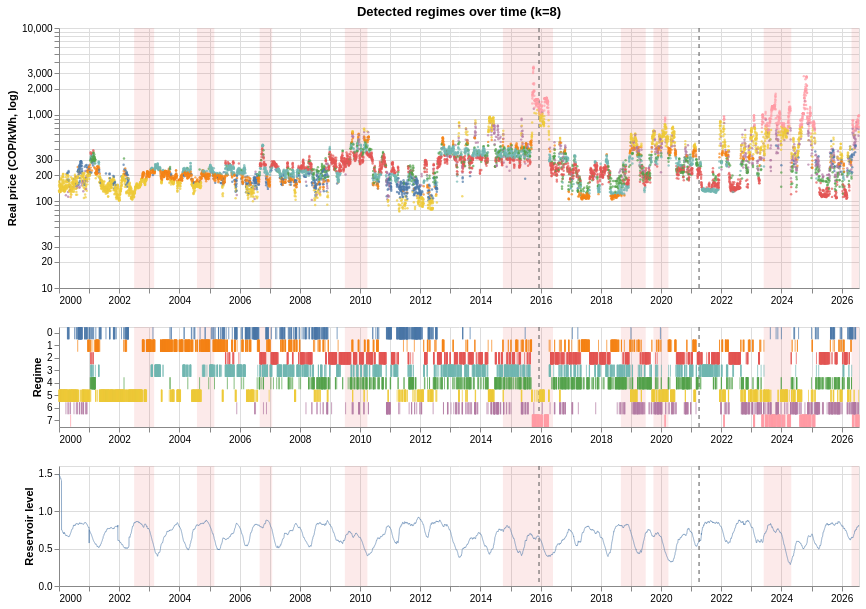

The code cell stored with this chart in its notebook:
### Markdown cell above
## 10. Regime timeline

Shaded bands are El Nino months (ONI >= 0.5). Dashed lines mark the start of the validation and test periods. First sanity check: the high-price regimes should concentrate in the 2015-2016 and 2023-2024 El Nino episodes and in low reservoir periods.

### Code cell
timeline_plot = regime_timeline(context, split_dates, title=f"Detected regimes over time (k={K})")
timeline_plot

### Figure 1 — Vega specification as saved in the notebook (floating-point values rounded to 4 significant figures; data arrays with more than 128 entries replaced by an {"elided": "..."} marker saying what was removed)
{"$schema": "https://vega.github.io/schema/vega/v5.json", "data": [{"name": "source_8", "values": {"elided": "9709 records"}, "transform": [{"type": "formula", "expr": "toDate(datum['date'])", "as": "date"}]}, {"name": "source_0", "values": [{"end": "2003-02-28T00:00:00.000", "start": "2002-07-01T00:00:00.000"}, {"end": "2005-02-28T00:00:00.000", "start": "2004-08-01T00:00:00.000"}, {"end": "2007-01-31T00:00:00.000", "start": "2006-09-01T00:00:00.000"}, {"end": "2010-03-31T00:00:00.000", "start": "2009-07-01T00:00:00.000"}, {"end": "2016-05-31T00:00:00.000", "start": "2014-10-01T00:00:00.000"}, {"end": "2019-06-30T00:00:00.000", "start": "2018-09-01T00:00:00.000"}, {"end": "2020-03-31T00:00:00.000", "start": "2019-10-01T00:00:00.000"}, {"end": "2024-04-30T00:00:00.000", "start": "2023-06-01T00:00:00.000"}, {"end": "2026-07-31T00:00:00.000", "start": "2026-05-01T00:00:00.000"}], "transform": [{"type": "formula", "expr": "toDate(datum['start'])", "as": "start"}, {"type": "formula", "expr": "toDate(datum['end'])", "as": "end"}]}, {"name": "source_1", "values": [{"date": "2015-12-13T00:00:00.000"}, {"date": "2021-04-07T00:00:00.000"}], "transform": [{"type": "formula", "expr": "toDate(datum['date'])", "as": "date"}]}, {"name": "source_2", "values": {"elided": "9709 records"}, "transform": [{"type": "formula", "expr": "toDate(datum['date'])", "as": "date"}]}, {"name": "source_3", "values": [{"end": "2003-02-28T00:00:00.000", "start": "2002-07-01T00:00:00.000"}, {"end": "2005-02-28T00:00:00.000", "start": "2004-08-01T00:00:00.000"}, {"end": "2007-01-31T00:00:00.000", "start": "2006-09-01T00:00:00.000"}, {"end": "2010-03-31T00:00:00.000", "start": "2009-07-01T00:00:00.000"}, {"end": "2016-05-31T00:00:00.000", "start": "2014-10-01T00:00:00.000"}, {"end": "2019-06-30T00:00:00.000", "start": "2018-09-01T00:00:00.000"}, {"end": "2020-03-31T00:00:00.000", "start": "2019-10-01T00:00:00.000"}, {"end": "2024-04-30T00:00:00.000", "start": "2023-06-01T00:00:00.000"}, {"end": "2026-07-31T00:00:00.000", "start": "2026-05-01T00:00:00.000"}], "transform": [{"type": "formula", "expr": "toDate(datum['start'])", "as": "start"}, {"type": "formula", "expr": "toDate(datum['end'])", "as": "end"}]}, {"name": "source_4", "values": [{"date": "2015-12-13T00:00:00.000"}, {"date": "2021-04-07T00:00:00.000"}], "transform": [{"type": "formula", "expr": "toDate(datum['date'])", "as": "date"}]}, {"name": "source_5", "values": {"elided": "9709 records"}, "transform": [{"type": "formula", "expr": "toDate(datum['date'])", "as": "date"}]}, {"name": "source_6", "values": [{"end": "2003-02-28T00:00:00.000", "start": "2002-07-01T00:00:00.000"}, {"end": "2005-02-28T00:00:00.000", "start": "2004-08-01T00:00:00.000"}, {"end": "2007-01-31T00:00:00.000", "start": "2006-09-01T00:00:00.000"}, {"end": "2010-03-31T00:00:00.000", "start": "2009-07-01T00:00:00.000"}, {"end": "2016-05-31T00:00:00.000", "start": "2014-10-01T00:00:00.000"}, {"end": "2019-06-30T00:00:00.000", "start": "2018-09-01T00:00:00.000"}, {"end": "2020-03-31T00:00:00.000", "start": "2019-10-01T00:00:00.000"}, {"end": "2024-04-30T00:00:00.000", "start": "2023-06-01T00:00:00.000"}, {"end": "2026-07-31T00:00:00.000", "start": "2026-05-01T00:00:00.000"}], "transform": [{"type": "formula", "expr": "toDate(datum['start'])", "as": "start"}, {"type": "formula", "expr": "toDate(datum['end'])", "as": "end"}]}, {"name": "source_7", "values": [{"date": "2015-12-13T00:00:00.000"}, {"date": "2021-04-07T00:00:00.000"}], "transform": [{"type": "formula", "expr": "toDate(datum['date'])", "as": "date"}]}, {"name": "source_2_color_domain_regime_0", "values": [{"regime": "5"}, {"regime": "6"}, {"regime": "0"}, {"regime": "7"}, {"regime": "1"}, {"regime": "4"}, {"regime": "3"}, {"regime": "2"}]}, {"name": "source_5_color_domain_regime_1", "values": [{"regime": "5"}, {"regime": "6"}, {"regime": "0"}, {"regime": "7"}, {"regime": "1"}, {"regime": "4"}, {"regime": "3"}, {"regime": "2"}]}, {"name": "source_5_concat_1_y_domain_regime", "values": [{"regime": "5"}, {"regime": "6"}, {"regime": "0"}, {"regime": "7"}, {"regime": "1"}, {"regime": "4"}, {"regime": "3"}, {"regime": "2"}]}, {"name": "source_8_concat_2_y_domain_volumen_util_pct", "values": [{"min": 0.2856, "max": 1.491}]}], "signals": [{"name": "concat_0_height", "value": 260}, {"name": "concat_1_height", "value": 100}, {"name": "concat_2_height", "value": 120}], "marks": [{"type": "group", "name": "concat_0_group", "encode": {"update": {"height": {"signal": "concat_0_height"}, "width": {"signal": "width"}}}, "marks": [{"type": "rect", "name": "concat_0_layer_0_marks", "from": {"data": "source_0"}, "encode": {"update": {"opacity": {"value": 0.12}, "x": {"field": "start", "scale": "concat_0_x"}, "x2": {"field": "end", "scale": "concat_0_x"}, "y": {"value": 0}, "fill": {"value": "#e45756"}, "y2": {"field": {"signal": null, "datum": null, "group": "height", "parent": null}}}}, "style": ["rect"]}, {"type": "rule", "name": "concat_0_layer_1_marks", "from": {"data": "source_1"}, "encode": {"update": {"y2": {"field": {"signal": null, "datum": null, "group": "height", "parent": null}}, "stroke": {"value": "#555555"}, "strokeDash": {"value": [4, 4]}, "y": {"value": 0}, "x": {"field": "date", "scale": "concat_0_x"}}}, "style": ["rule"]}, {"type": "symbol", "name": "concat_0_layer_2_marks", "from": {"data": "source_2"}, "encode": {"update": {"size": {"value": 6}, "fill": {"field": "regime", "scale": "color"}, "y": {"field": "precio_real_cop_kwh", "scale": "concat_0_y"}, "opacity": {"value": 0.7}, "shape": {"value": "circle"}, "x": {"field": "date", "scale": "concat_0_x"}}}, "style": ["circle"]}], "axes": [{"scale": "concat_0_x", "zindex": 0, "orient": "bottom", "minExtent": 0, "aria": false, "gridScale": "concat_0_y", "tickCount": {"signal": "ceil(width/40)"}, "domain": false, "labels": false, "maxExtent": 0, "grid": true, "ticks": false}, {"scale": "concat_0_y", "domain": false, "labels": false, "grid": true, "gridScale": "concat_0_x", "ticks": false, "zindex": 0, "maxExtent": 0, "minExtent": 0, "orient": "left", "aria": false}, {"scale": "concat_0_x", "labelFlush": true, "tickCount": {"signal": "ceil(width/40)"}, "grid": false, "zindex": 0, "orient": "bottom", "labelOverlap": true}, {"scale": "concat_0_y", "orient": "left", "title": "Real price (COP/kWh, log)", "labelOverlap": "greedy", "zindex": 0, "grid": false}], "title": {"text": "Detected regimes over time (k=8)", "frame": "group"}, "style": "cell"}, {"type": "group", "name": "concat_1_group", "encode": {"update": {"height": {"signal": "concat_1_height"}, "width": {"signal": "width"}}}, "marks": [{"type": "rect", "name": "concat_1_layer_0_marks", "from": {"data": "source_3"}, "encode": {"update": {"opacity": {"value": 0.12}, "x": {"field": "start", "scale": "concat_1_x"}, "x2": {"field": "end", "scale": "concat_1_x"}, "y": {"value": 0}, "y2": {"field": {"signal": null, "datum": null, "group": "height", "parent": null}}, "fill": {"value": "#e45756"}}}, "style": ["rect"]}, {"type": "rule", "name": "concat_1_layer_1_marks", "from": {"data": "source_4"}, "encode": {"update": {"x": {"field": "date", "scale": "concat_1_x"}, "y2": {"field": {"signal": null, "datum": null, "group": "height", "parent": null}}, "stroke": {"value": "#555555"}, "strokeDash": {"value": [4, 4]}, "y": {"value": 0}}}, "style": ["rule"]}, {"type": "rect", "name": "concat_1_layer_2_marks", "from": {"data": "source_5"}, "encode": {"update": {"opacity": {"value": 0.7}, "yc": {"field": "regime", "scale": "concat_1_y", "band": 0.5}, "width": {"value": 1}, "fill": {"field": "regime", "scale": "color"}, "xc": {"field": "date", "scale": "concat_1_x"}, "height": {"value": 12}}}, "style": ["tick"]}], "axes": [{"scale": "concat_1_x", "grid": true, "minExtent": 0, "aria": false, "orient": "bottom", "domain": false, "tickCount": {"signal": "ceil(width/40)"}, "ticks": false, "zindex": 0, "labels": false, "gridScale": "concat_1_y", "maxExtent": 0}, {"scale": "concat_1_x", "zindex": 0, "grid": false, "labelOverlap": true, "labelFlush": true, "tickCount": {"signal": "ceil(width/40)"}, "orient": "bottom"}, {"scale": "concat_1_y", "zindex": 0, "title": "Regime", "orient": "left", "grid": false}], "style": "cell"}, {"type": "group", "name": "concat_2_group", "encode": {"update": {"width": {"signal": "width"}, "height": {"signal": "concat_2_height"}}}, "marks": [{"type": "rect", "name": "concat_2_layer_0_marks", "from": {"data": "source_6"}, "encode": {"update": {"x2": {"field": "end", "scale": "concat_2_x"}, "fill": {"value": "#e45756"}, "opacity": {"value": 0.12}, "x": {"field": "start", "scale": "concat_2_x"}, "y": {"value": 0}, "y2": {"field": {"signal": null, "datum": null, "group": "height", "parent": null}}}}, "style": ["rect"]}, {"type": "rule", "name": "concat_2_layer_1_marks", "from": {"data": "source_7"}, "encode": {"update": {"y2": {"field": {"signal": null, "datum": null, "group": "height", "parent": null}}, "stroke": {"value": "#555555"}, "strokeDash": {"value": [4, 4]}, "x": {"field": "date", "scale": "concat_2_x"}, "y": {"value": 0}}}, "style": ["rule"]}, {"type": "line", "name": "concat_2_layer_2_marks", "from": {"data": "source_8"}, "sort": {"field": "x"}, "encode": {"update": {"y": {"field": "volumen_util_pct", "scale": "concat_2_y"}, "strokeWidth": {"value": 0.6}, "defined": {"signal": "isValid(datum[\"date\"]) && isFinite(+datum[\"date\"]) && isValid(datum[\"volumen_util_pct\"]) && isFinite(+datum[\"volumen_util_pct\"])"}, "x": {"field": "date", "scale": "concat_2_x"}, "stroke": {"value": "#4c78a8"}}}, "style": ["line"]}], "axes": [{"scale": "concat_2_x", "zindex": 0, "gridScale": "concat_2_y", "domain": false, "tickCount": {"signal": "ceil(width/40)"}, "grid": true, "orient": "bottom", "aria": false, "ticks": false, "labels": false, "minExtent": 0, "maxExtent": 0}, {"scale": "concat_2_y", "gridScale": "concat_2_x", "labels": false, "aria": false, "grid": true, "ticks": false, "orient": "left", "maxExtent": 0, "minExtent": 0, "zindex": 0, "tickCount": {"signal": "ceil(concat_2_height/40)"}, "domain": false}, {"scale": "concat_2_x", "labelFlush": true, "tickCount": {"signal": "ceil(width/40)"}, "grid": false, "orient": "bottom", "zindex": 0, "labelOverlap": true}, {"scale": "concat_2_y", "grid": false, "zindex": 0, "tickCount": {"signal": "ceil(concat_2_height/40)"}, "orient": "left", "labelOverlap": true, "title": "Reservoir level"}], "style": "cell"}], "scales": [{"name": "color", "type": "ordinal", "domain": {"fields": [{"data": "source_2_color_domain_regime_0", "field": "regime"}, {"data": "source_5_color_domain_regime_1", "field": "regime"}], "sort": true}, "range": "category"}, {"name": "concat_0_x", "type": "time", "domain": {"fields": [{"data": "source_0", "field": "start"}, {"data": "source_0", "field": "end"}, {"data": "source_1", "field": "date"}, {"data": "source_2", "field": "date"}]}, "range": [0, {"signal": "width"}]}, {"name": "concat_0_y", "type": "log", "domain": {"data": "source_2", "field": "precio_real_cop_kwh"}, "range": [{"signal": "concat_0_height"}, 0], "nice": true}, {"name": "concat_1_x", "type": "time", "domain": {"fields": [{"data": "source_3", "field": "start"}, {"data": "source_3", "field": "end"}, {"data": "source_4", "field": "date"}, {"data": "source_5", "field": "date"}]}, "range": [0, {"signal": "width"}]}, {"name": "concat_1_y", "type": "band", "domain": {"data": "source_5_concat_1_y_domain_regime", "field": "regime", "sort": true}, "range": [0, {"signal": "concat_1_height"}], "paddingInner": 0.25, "paddingOuter": 0.125}, {"name": "concat_2_x", "type": "time", "domain": {"fields": [{"data": "source_6", "field": "start"}, {"data": "source_6", "field": "end"}, {"data": "source_7", "field": "date"}, {"data": "source_8", "field": "date"}]}, "range": [0, {"signal": "width"}]}, {"name": "concat_2_y", "type": "linear", "domain": [{"signal": "(data(\"source_8_concat_2_y_domain_volumen_util_pct\")[0] || {}).min"}, {"signal": "(data(\"source_8_concat_2_y_domain_volumen_util_pct\")[0] || {}).max"}], "range": [{"signal": "concat_2_height"}, 0], "nice": true, "zero": true}], "width": 800, "background": "white", "padding": 5, "layout": {"padding": 20, "columns": 1, "bounds": "full", "align": "each"}}
